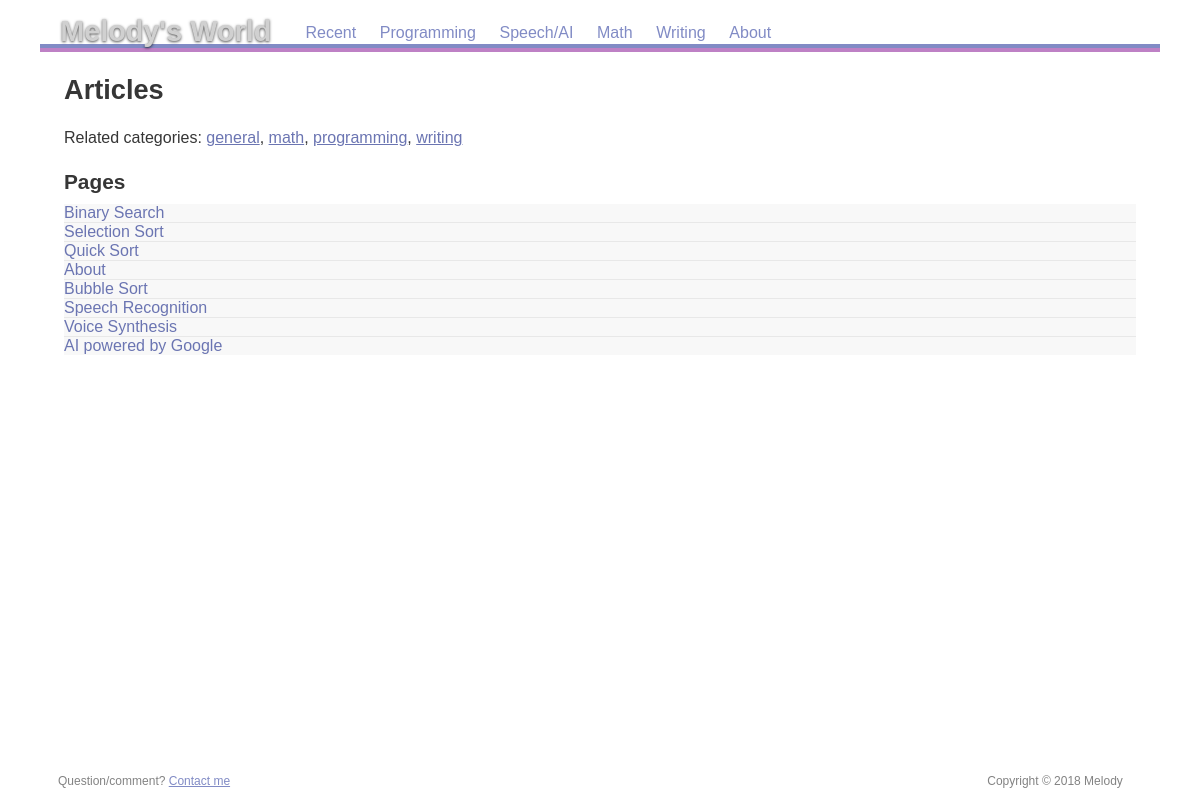
The page /posts on the database its author committed.
### app/models.py (models this page shows, shortened)
class Category(db.Model):
    __tablename__ = "categories"
    id = db.Column(db.Integer, primary_key=True)
    name = db.Column(db.String(255), nullable=False)
    slug = db.Column(db.String(255), nullable=False)
    created_on = db.Column(db.DateTime(), default=datetime.utcnow)
    posts = db.relationship('Post', backref='category')

class Post(db.Model):
    __tablename__ = "posts"
    id = db.Column(db.Integer, primary_key=True)
    title = db.Column(db.String, nullable=False)
    slug = db.Column(db.String(255), nullable=False)
    body  = db.Column(db.String,unique=True, nullable=False)
    created_on = db.Column(db.DateTime(), default=datetime.utcnow)
    updated_on = db.Column(db.DateTime(), default=datetime.utcnow, onupdate=datetime.utcnow)
    category_id = db.Column(db.Integer, db.ForeignKey('categories.id'))

### app/__init__.py (the view)
@app.route('/posts')
def posts():
    results = []
    posts_qry = db.session.query(Post)
    category_qry = db.session.query(Category)
    articles = posts_qry.all()
    categories = category_qry.all()
    if not articles:
        flash('No posts found!')
        return redirect('/')
    else:
        return render_template('posts.html', posts = articles, categories = categories)

### app/templates/posts.html
{% extends "base.html" %}
{% block content %}
<h1>Articles</h1>
<p>Related categories:
{% for category in categories %} <a href="/category/{{category.name}}">{{category.name}}</a>{{"," if not loop.last }} {% endfor %}
<br/>
<h2>Pages</h2>
<ul class="pagelinks">
      {% for post in posts %}
      <li><a href="/page/{{post.slug}}">{{post.title}}</a></li>
      {% endfor %}
</ul>
 {% endblock %}

### app/static/res/css/common.css (style rules this page uses)
html { margin: 0; padding: 0; border: none; text-indent: 0; tab-size: 4; -moz-tab-size: 4; }
body, h1, h2, h3, p, pre, blockquote, hr, ul, ol, li, dl, dt, dd, table, thead, tbody, tfoot, tr, th, td, img, object, iframe, abbr { margin: 0; padding: 0; border: none; background: transparent; font-size: inherit; font-weight: inherit; line-height: inherit; text-indent: inherit; }

### app/static/res/css/screen.css (style rules this page uses)
html { height: 100%; background-color: #ffffff; background-repeat: repeat; background-size: 41.7em; font-family: "Avenir LT Std", sans-serif; color: #000000; }
body { max-width: 70em; min-height: 100%; margin-left: auto; margin-right: auto; display: flex; flex-direction: column; }
article h1 { margin-top: 0.8em; margin-bottom: 0.8em; text-align: left; font-size: 170%; font-weight: bold; }
article h2 { margin-top: 1.0em; margin-bottom: 0.5em; font-size: 130%; font-weight: bold; }
article p { max-width: 35em; margin: 0.7em 0em; line-height: 1.35; }
article ul { margin: 0.5em 0em 1.0em; }
article li { margin: 0.4em 0em 0.4em 1.5em; }
article a:link { color: #6B75B2; }
article ul.pagelinks { list-style-type: none; }
article ul.pagelinks > li { margin: 0em; background-color: #F8F8F8; }
article ul.pagelinks > li + li { border-top: 1px solid #E8E8E8; }
article ul.pagelinks a { padding: 0.3em 0.6em 0.3em 0em; text-decoration: none; }

### app/static/res/css/print.css (style rules this page uses)
html { font-family: "Times New Roman", serif; max-width: 60em; margin-left: auto; margin-right: auto; }
h1, h2, h3 { font-family: "Avenir LT Std", sans-serif; }
h1 { margin-top: 1.0em; margin-bottom: 1.0em; text-align: center; font-size: 140%; font-weight: bold; }
h2 { margin-top: 1.5em; margin-bottom: 0.8em; font-size: 120%; font-weight: bold; }
p { max-width: 35em; margin: 0.8em 0em; text-align: justify; line-height: 1.2; hyphens: auto; }
ul { margin: 0.5em 0em 1.0em; }
li { margin: 0.5em 0em 0.5em 1.5em; }
ul.pagelinks { list-style-type: none; }

### rows shown on the page
Category: name "general", last ","
Category: name "math", last ","
Category: name "programming", last ","
Category: name "writing"
Post: title "Binary Search"
Post: title "Selection Sort"
Post: title "Quick Sort"
Post: title "About"
Post: title "Bubble Sort"
Post: title "Speech Recognition"
Post: title "Voice Synthesis"
Post: title "AI powered by Google"
